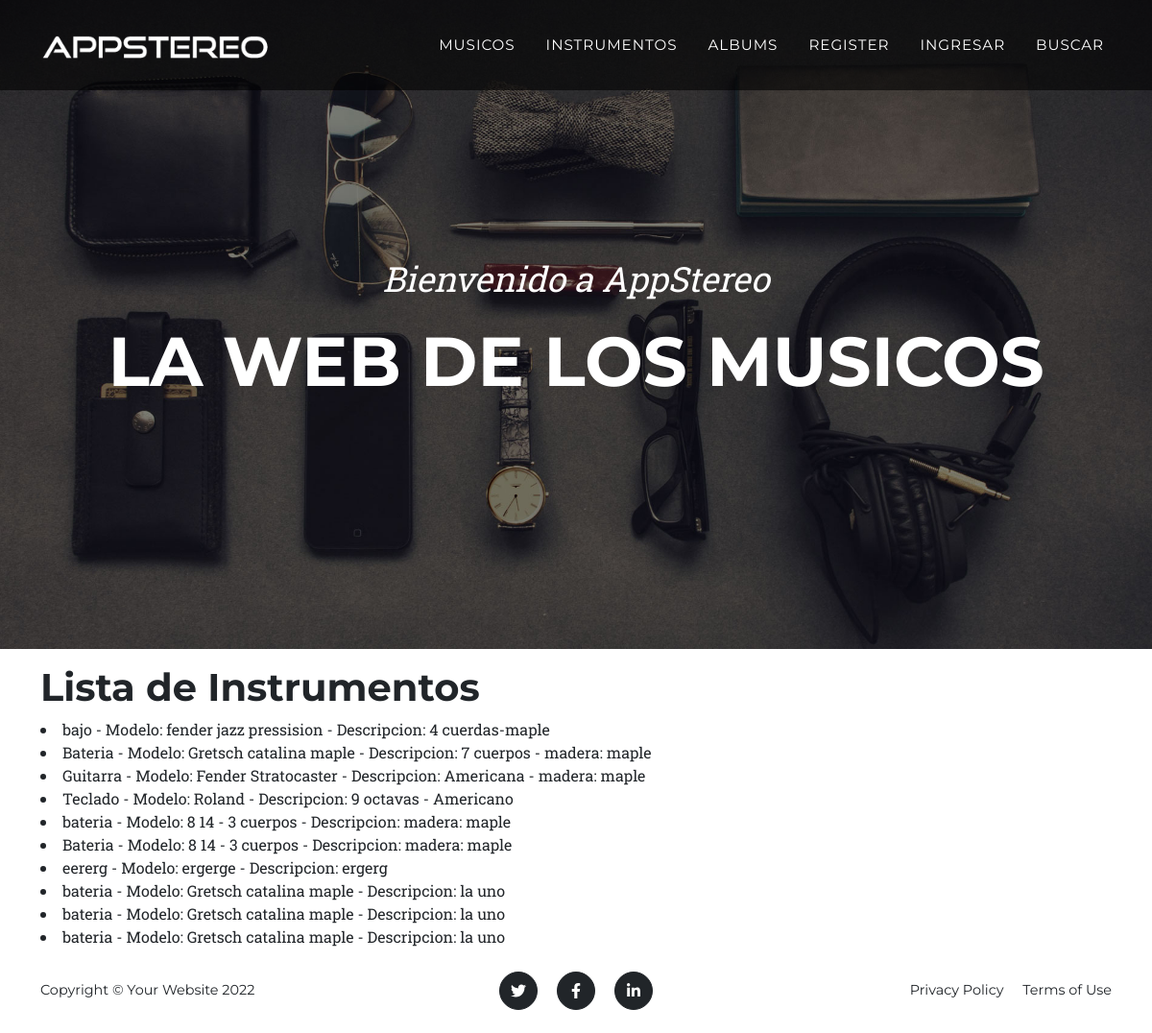
Page /leerInstrumentos/ on the earlier database version.
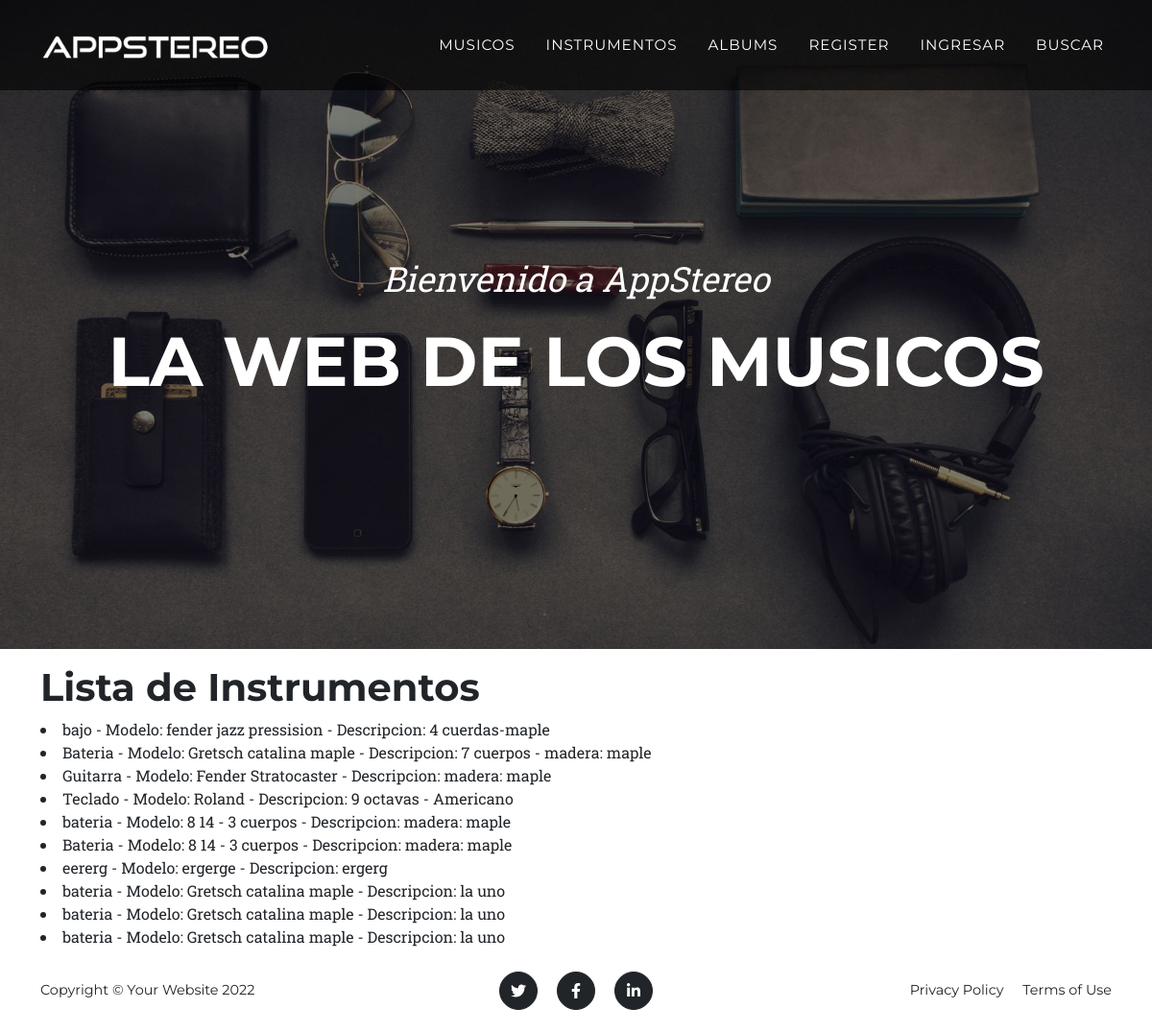
Same page on the later database version.
### AppStereo/models.py (models this page shows, shortened)
class Instrumentos(models.Model):
    nombre = models.CharField(max_length=50)
    modelo = models.CharField(max_length=50)
    descripcion = models.CharField(max_length=50)

### AppStereo/views.py (the view)
def leerInstrumentos(request):
    instrumentos = Instrumentos.objects.all()
    contexto = {'instrumentos': instrumentos}
    return render(request, "AppStereo/leerInstrumentos.html", contexto)

### AppStereo/templates/AppStereo/leerInstrumentos.html (shortened to what this page needs)
{% extends "AppStereo/base.html" %}
{% load static %}
{% block contenido %}
<h1>Lista de Instrumentos</h1>
<body>
    {% for i in instrumentos %}
        <li>{{i.nombre}} - Modelo: {{i.modelo}} - Descripcion: {{i.descripcion}}</li>
    {% endfor %}
<body>
{% endblock %}

Differences in the rows shown:
changed Instrumentos "Guitarra": descripcion "Americana - madera: maple" → "madera: maple"
